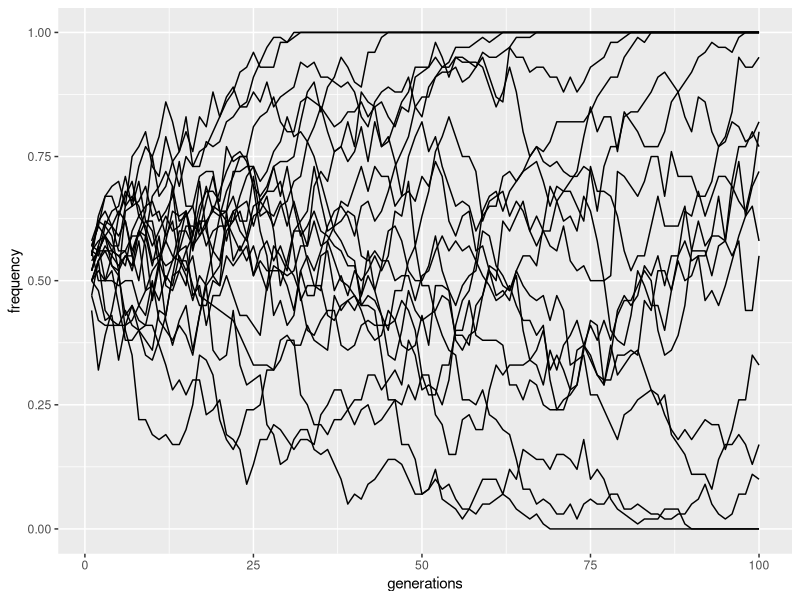
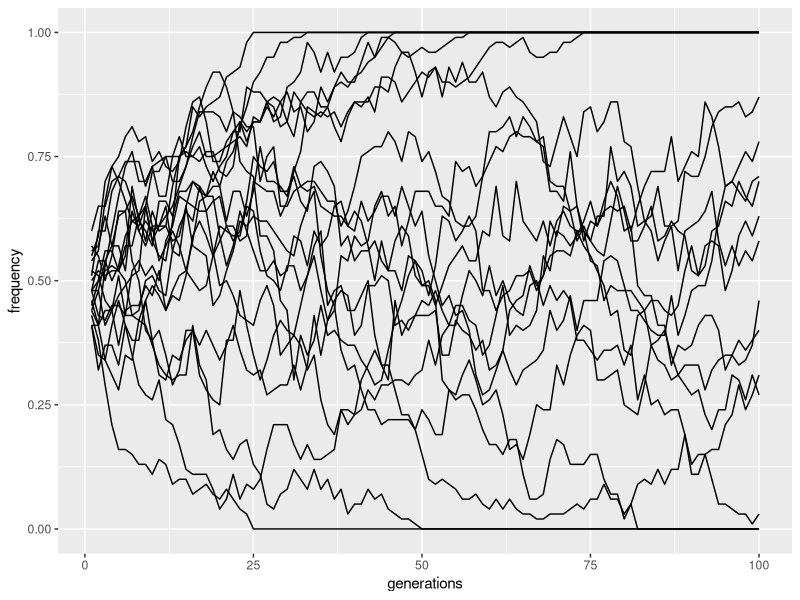
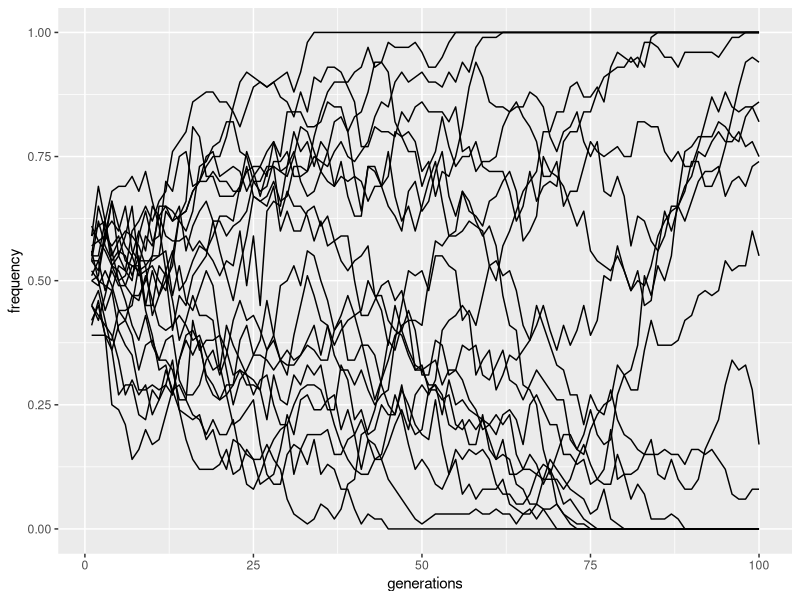
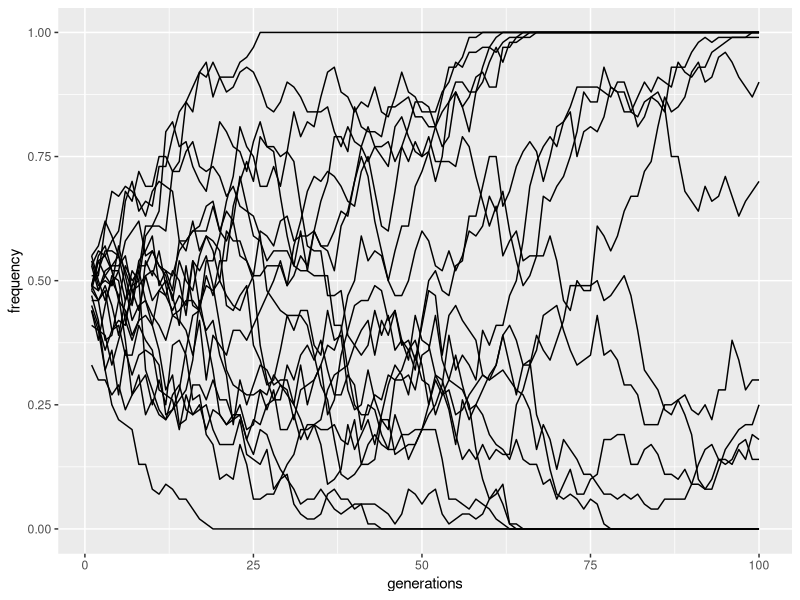
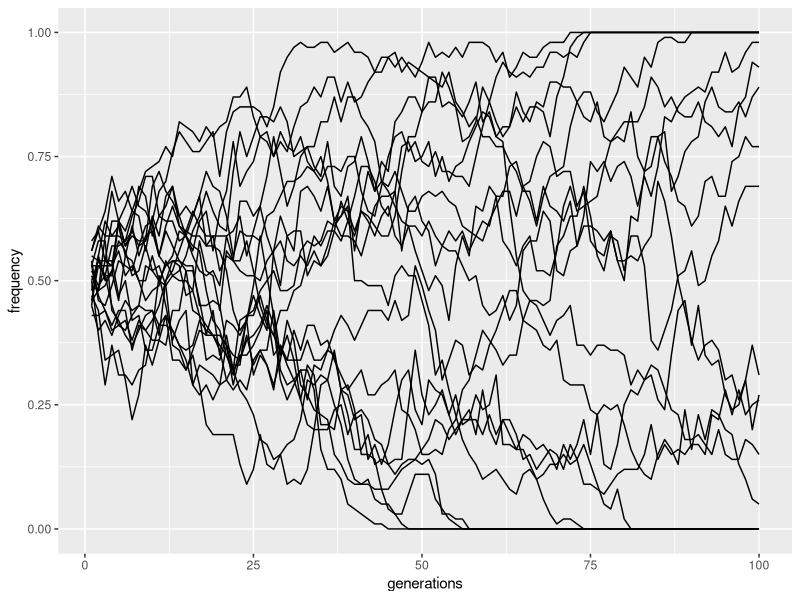
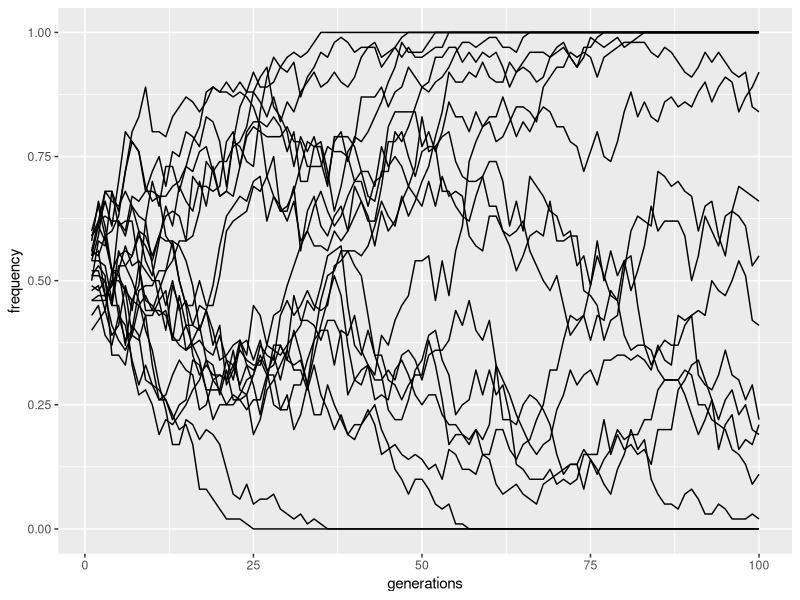
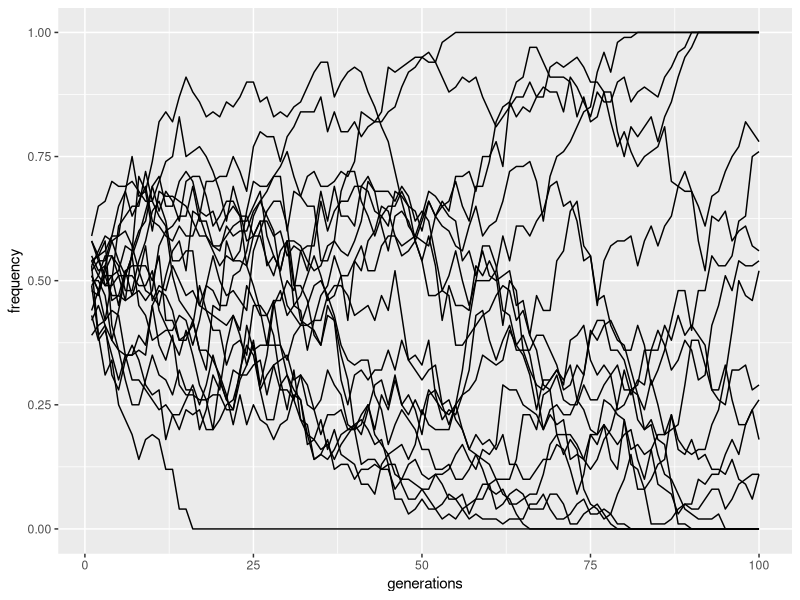
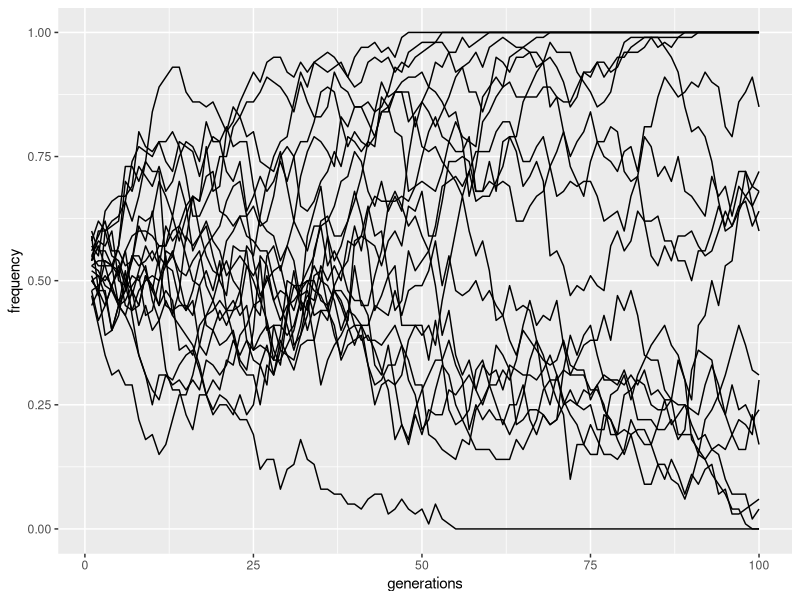

The R source for these figures, in order: (Note: a time limit stopped this script after it produced the figures.)
## simulator of genetic drift

# install.packages("ggplot2")
library(ggplot2)

# options( expressions = 5e5 )

# usage 'drift' function - drift(number_idividuals, starting_allele_frequency,number_generations, number_mutations)

drift <- function(num_samp,start_freq, num_gen,num_rep){c <- ggplot() + 
  ylim(0,1)
drift <- function(){
  alleles <- c(rep("A", num_samp * start_freq), rep("a", num_samp * (1-start_freq)))  
  a <- replicate(num_gen, {
    alleles <<- sample(alleles, num_samp, replace = T)
    length(alleles[alleles == "A"]) / num_samp
  })
  data.frame(generations=seq(1:num_gen),frequency=a)
}
b <- drift()
invisible(sapply(1:num_rep, function(x){
  b <- drift()
  c <<- c + geom_line(data=b,aes(x=generations,y=frequency))
}))
c}

drift(100,0.5,100,20)

# loop 100 times; X sec delay between plots

x <- 1
while(x<100) {print(drift(100,0.5,100,20))
    delay <- 5
    now <- proc.time()[3]
  while(proc.time()[3] < (now + delay)) {dum <- 0}
x<- x+1
    }
